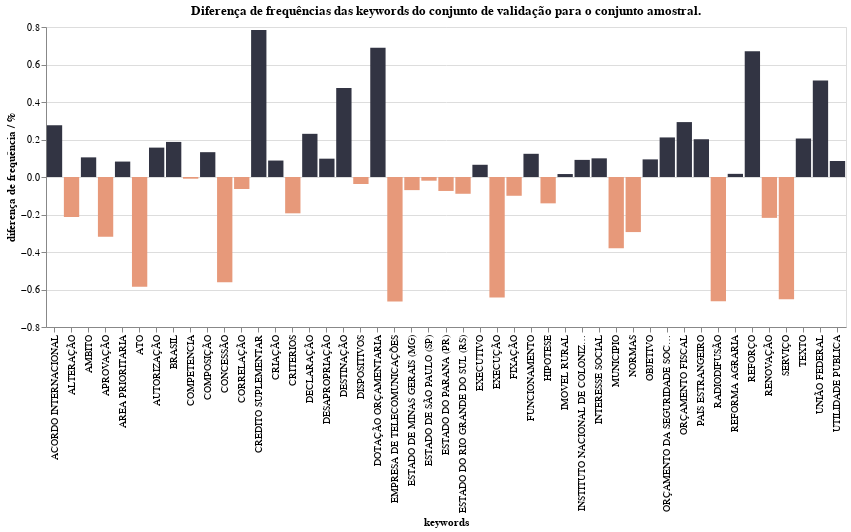

The code cell stored with this chart in its notebook:
### Markdown cell above
De forma similar, abaixo temos o mesmo gráfico com comparativo entre o dataset de `validação` e o conjunto de dados `amostrais`. Assim, de forma análoga a sua variação absoluta também não foi superior a **0.8%**.

### Code cell
#collapse
alt.Chart(analyze_keywords_distribution, title='Diferença de frequências das keywords do conjunto de validação para o conjunto amostral.').mark_bar().encode(
    alt.X("keywords"),
    alt.Y("diff_validate_to_sample:Q", title='diferença de frequência / %'),
    color=alt.condition(
        alt.datum.diff_train_to_sample > 0,
        alt.value(default_color_1),  # The positive color
        alt.value(default_color_2)  # The negative color
    ),
    tooltip=['keywords', 'diff_validate_to_sample']
).interactive().properties(width=800)

### Figure 1 — Vega-Lite specification as saved in the notebook (floating-point values rounded to 4 significant figures)
{"config": {"view": {"continuousWidth": 400, "continuousHeight": 300}}, "data": {"name": "data-43497941232aa914de81516d53dae050"}, "mark": "bar", "encoding": {"color": {"condition": {"value": "#323443", "test": "(datum.diff_train_to_sample > 0)"}, "value": "#E7997A"}, "tooltip": [{"type": "nominal", "field": "keywords"}, {"type": "quantitative", "field": "diff_validate_to_sample"}], "x": {"type": "nominal", "field": "keywords"}, "y": {"type": "quantitative", "field": "diff_validate_to_sample", "title": "diferença de frequência / %"}}, "selection": {"selector022": {"type": "interval", "bind": "scales", "encodings": ["x", "y"]}}, "title": "Diferença de frequências das keywords do conjunto de validação para o conjunto amostral.", "width": 800, "$schema": "https://vega.github.io/schema/vega-lite/v4.8.1.json", "datasets": {"data-43497941232aa914de81516d53dae050": [{"keywords": "MUNICIPIO", "y_train_percentage": 0.0803, "y_validate_percentage": 0.0798, "sampling_percent": 0.08361, "diff_train_to_sample": -0.3307, "diff_validate_to_sample": -0.3804}, {"keywords": "APROVAÇÃO", "y_train_percentage": 0.04582, "y_validate_percentage": 0.04764, "sampling_percent": 0.05083, "diff_train_to_sample": -0.5011, "diff_validate_to_sample": -0.3188}, {"keywords": "EXECUÇÃO", "y_train_percentage": 0.04518, "y_validate_percentage": 0.0458, "sampling_percent": 0.05223, "diff_train_to_sample": -0.7047, "diff_validate_to_sample": -0.6424}, {"keywords": "CONCESSÃO", "y_train_percentage": 0.04451, "y_validate_percentage": 0.04629, "sampling_percent": 0.05191, "diff_train_to_sample": -0.7397, "diff_validate_to_sample": -0.5615}, {"keywords": "SERVIÇO", "y_train_percentage": 0.04345, "y_validate_percentage": 0.04487, "sampling_percent": 0.0514, "diff_train_to_sample": -0.7944, "diff_validate_to_sample": -0.6522}, {"keywords": "DESTINAÇÃO", "y_train_percentage": 0.04233, "y_validate_percentage": 0.04237, "sampling_percent": 0.03763, "diff_train_to_sample": 0.4699, "diff_validate_to_sample": 0.4748}, {"keywords": "EMPRESA DE TELECOMUNICAÇÕES", "y_train_percentage": 0.04129, "y_validate_percentage": 0.04284, "sampling_percent": 0.04949, "diff_train_to_sample": -0.8202, "diff_validate_to_sample": -0.6647}, {"keywords": "RADIODIFUSÃO", "y_train_percentage": 0.04126, "y_validate_percentage": 0.04284, "sampling_percent": 0.04946, "diff_train_to_sample": -0.8197, "diff_validate_to_sample": -0.6621}, {"keywords": "ATO", "y_train_percentage": 0.03419, "y_validate_percentage": 0.03588, "sampling_percent": 0.04174, "diff_train_to_sample": -0.7542, "diff_validate_to_sample": -0.5852}, {"keywords": "CREDITO SUPLEMENTAR", "y_train_percentage": 0.03123, "y_validate_percentage": 0.03189, "sampling_percent": 0.02405, "diff_train_to_sample": 0.7178, "diff_validate_to_sample": 0.7837}, {"keywords": "DECLARAÇÃO", "y_train_percentage": 0.02997, "y_validate_percentage": 0.02932, "sampling_percent": 0.02702, "diff_train_to_sample": 0.2952, "diff_validate_to_sample": 0.2303}, {"keywords": "UNIÃO FEDERAL", "y_train_percentage": 0.02995, "y_validate_percentage": 0.02998, "sampling_percent": 0.02483, "diff_train_to_sample": 0.5117, "diff_validate_to_sample": 0.515}, {"keywords": "DOTAÇÃO ORÇAMENTARIA", "y_train_percentage": 0.02793, "y_validate_percentage": 0.02824, "sampling_percent": 0.02134, "diff_train_to_sample": 0.6587, "diff_validate_to_sample": 0.6898}, {"keywords": "REFORÇO", "y_train_percentage": 0.02725, "y_validate_percentage": 0.02753, "sampling_percent": 0.02082, "diff_train_to_sample": 0.6427, "diff_validate_to_sample": 0.6707}, {"keywords": "NORMAS", "y_train_percentage": 0.02667, "y_validate_percentage": 0.0256, "sampling_percent": 0.02853, "diff_train_to_sample": -0.1867, "diff_validate_to_sample": -0.2938}, {"keywords": "DESAPROPRIAÇÃO", "y_train_percentage": 0.02622, "y_validate_percentage": 0.02506, "sampling_percent": 0.02408, "diff_train_to_sample": 0.2141, "diff_validate_to_sample": 0.09775}, {"keywords": "ALTERAÇÃO", "y_train_percentage": 0.02489, "y_validate_percentage": 0.02494, "sampling_percent": 0.02707, "diff_train_to_sample": -0.2174, "diff_validate_to_sample": -0.2133}, {"keywords": "INTERESSE SOCIAL", "y_train_percentage": 0.02236, "y_validate_percentage": 0.02202, "sampling_percent": 0.02103, "diff_train_to_sample": 0.1332, "diff_validate_to_sample": 0.09953}, {"keywords": "AUTORIZAÇÃO", "y_train_percentage": 0.02141, "y_validate_percentage": 0.02045, "sampling_percent": 0.01889, "diff_train_to_sample": 0.2527, "diff_validate_to_sample": 0.1567}, {"keywords": "IMOVEL RURAL", "y_train_percentage": 0.01974, "y_validate_percentage": 0.01942, "sampling_percent": 0.01927, "diff_train_to_sample": 0.04689, "diff_validate_to_sample": 0.01578}, {"keywords": "REFORMA AGRARIA", "y_train_percentage": 0.01955, "y_validate_percentage": 0.01942, "sampling_percent": 0.01926, "diff_train_to_sample": 0.02988, "diff_validate_to_sample": 0.01681}, {"keywords": "INSTITUTO NACIONAL DE COLONIZAÇÃO E REFORMA AGRARIA (INCRA)", "y_train_percentage": 0.01929, "y_validate_percentage": 0.01945, "sampling_percent": 0.01854, "diff_train_to_sample": 0.07534, "diff_validate_to_sample": 0.09126}, {"keywords": "AREA PRIORITARIA", "y_train_percentage": 0.01917, "y_validate_percentage": 0.01918, "sampling_percent": 0.01836, "diff_train_to_sample": 0.08166, "diff_validate_to_sample": 0.08232}, {"keywords": "ORÇAMENTO FISCAL", "y_train_percentage": 0.01703, "y_validate_percentage": 0.01595, "sampling_percent": 0.01302, "diff_train_to_sample": 0.4011, "diff_validate_to_sample": 0.2929}, {"keywords": "CRIAÇÃO", "y_train_percentage": 0.0154, "y_validate_percentage": 0.01489, "sampling_percent": 0.01401, "diff_train_to_sample": 0.1389, "diff_validate_to_sample": 0.08775}, {"keywords": "RENOVAÇÃO", "y_train_percentage": 0.01466, "y_validate_percentage": 0.01546, "sampling_percent": 0.01764, "diff_train_to_sample": -0.2975, "diff_validate_to_sample": -0.218}, {"keywords": "OBJETIVO", "y_train_percentage": 0.01327, "y_validate_percentage": 0.01252, "sampling_percent": 0.01158, "diff_train_to_sample": 0.1693, "diff_validate_to_sample": 0.09394}, {"keywords": "ACORDO INTERNACIONAL", "y_train_percentage": 0.0129, "y_validate_percentage": 0.01239, "sampling_percent": 0.009638, "diff_train_to_sample": 0.326, "diff_validate_to_sample": 0.2756}, {"keywords": "ESTADO DE SÃO PAULO (SP)", "y_train_percentage": 0.01205, "y_validate_percentage": 0.0121, "sampling_percent": 0.0123, "diff_train_to_sample": -0.02481, "diff_validate_to_sample": -0.0197}, {"keywords": "PAIS ESTRANGEIRO", "y_train_percentage": 0.01126, "y_validate_percentage": 0.01056, "sampling_percent": 0.008543, "diff_train_to_sample": 0.2721, "diff_validate_to_sample": 0.2014}, {"keywords": "BRASIL", "y_train_percentage": 0.01122, "y_validate_percentage": 0.01014, "sampling_percent": 0.00827, "diff_train_to_sample": 0.2951, "diff_validate_to_sample": 0.187}, {"keywords": "AMBITO", "y_train_percentage": 0.01039, "y_validate_percentage": 0.009945, "sampling_percent": 0.008898, "diff_train_to_sample": 0.1495, "diff_validate_to_sample": 0.1047}, {"keywords": "CRITERIOS", "y_train_percentage": 0.01032, "y_validate_percentage": 0.009553, "sampling_percent": 0.01149, "diff_train_to_sample": -0.1171, "diff_validate_to_sample": -0.1937}, {"keywords": "COMPETENCIA", "y_train_percentage": 0.01019, "y_validate_percentage": 0.0109, "sampling_percent": 0.01099, "diff_train_to_sample": -0.07995, "diff_validate_to_sample": -0.00909}, {"keywords": "ESTADO DE MINAS GERAIS (MG)", "y_train_percentage": 0.009724, "y_validate_percentage": 0.0097, "sampling_percent": 0.0104, "diff_train_to_sample": -0.06752, "diff_validate_to_sample": -0.06997}, {"keywords": "FIXAÇÃO", "y_train_percentage": 0.009193, "y_validate_percentage": 0.00894, "sampling_percent": 0.009942, "diff_train_to_sample": -0.07482, "diff_validate_to_sample": -0.1001}, {"keywords": "UTILIDADE PUBLICA", "y_train_percentage": 0.008652, "y_validate_percentage": 0.007838, "sampling_percent": 0.006984, "diff_train_to_sample": 0.1668, "diff_validate_to_sample": 0.08538}, {"keywords": "TEXTO", "y_train_percentage": 0.008535, "y_validate_percentage": 0.008548, "sampling_percent": 0.006496, "diff_train_to_sample": 0.2039, "diff_validate_to_sample": 0.2053}, {"keywords": "FUNCIONAMENTO", "y_train_percentage": 0.007728, "y_validate_percentage": 0.007471, "sampling_percent": 0.006233, "diff_train_to_sample": 0.1495, "diff_validate_to_sample": 0.1237}, {"keywords": "COMPOSIÇÃO", "y_train_percentage": 0.007431, "y_validate_percentage": 0.007593, "sampling_percent": 0.006269, "diff_train_to_sample": 0.1162, "diff_validate_to_sample": 0.1324}, {"keywords": "ORÇAMENTO DA SEGURIDADE SOCIAL", "y_train_percentage": 0.007166, "y_validate_percentage": 0.007912, "sampling_percent": 0.005801, "diff_train_to_sample": 0.1364, "diff_validate_to_sample": 0.211}, {"keywords": "DISPOSITIVOS", "y_train_percentage": 0.006869, "y_validate_percentage": 0.006564, "sampling_percent": 0.006938, "diff_train_to_sample": -0.006954, "diff_validate_to_sample": -0.03736}, {"keywords": "ESTADO DO PARANA (PR)", "y_train_percentage": 0.006805, "y_validate_percentage": 0.006368, "sampling_percent": 0.007113, "diff_train_to_sample": -0.03081, "diff_validate_to_sample": -0.07444}, {"keywords": "CORRELAÇÃO", "y_train_percentage": 0.00672, "y_validate_percentage": 0.006442, "sampling_percent": 0.007082, "diff_train_to_sample": -0.03622, "diff_validate_to_sample": -0.06401}, {"keywords": "EXECUTIVO", "y_train_percentage": 0.00655, "y_validate_percentage": 0.00632, "sampling_percent": 0.005668, "diff_train_to_sample": 0.08823, "diff_validate_to_sample": 0.06518}, {"keywords": "ESTADO DO RIO GRANDE DO SUL (RS)", "y_train_percentage": 0.006051, "y_validate_percentage": 0.005462, "sampling_percent": 0.006357, "diff_train_to_sample": -0.03058, "diff_validate_to_sample": -0.08947}, {"keywords": "HIPOTESE", "y_train_percentage": 0.005913, "y_validate_percentage": 0.005585, "sampling_percent": 0.006989, "diff_train_to_sample": -0.1076, "diff_validate_to_sample": -0.1405}]}}
